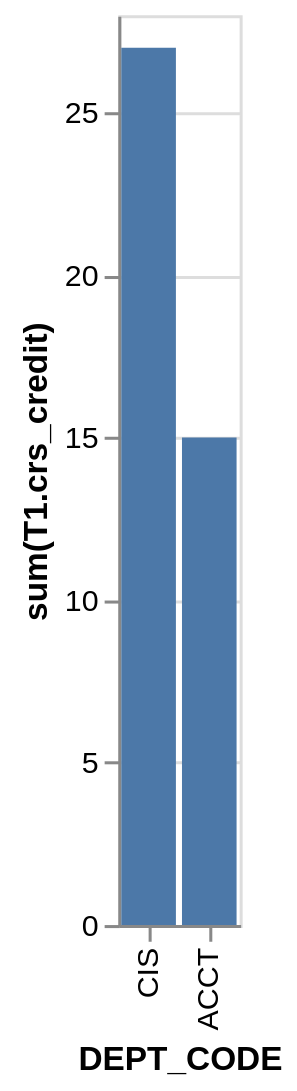

Source (Vega-Lite JSON):
### Vega-Lite specification from a JSON file in a GitHub repository (floating-point values rounded to 4 significant figures)
{"data": {"values": [{"x_data": "ACCT", "y_data": 15}, {"x_data": "CIS", "y_data": 27}]}, "mark": "bar", "encoding": {"x": {"field": "x_data", "type": "nominal", "title": "DEPT_CODE", "sort": {"op": "sum", "field": "y_data", "order": "descending"}}, "y": {"field": "y_data", "type": "quantitative", "title": "sum(T1.crs_credit)"}}}
